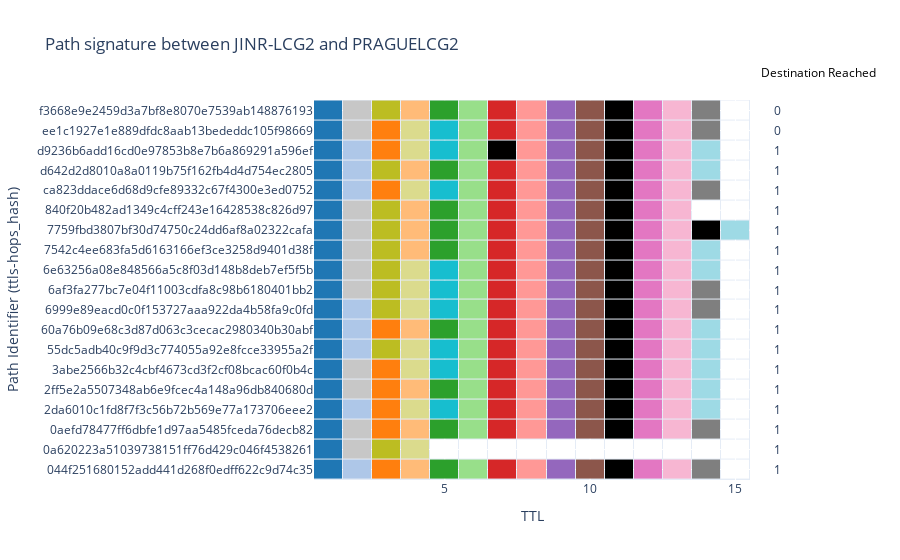

The cell this chart's notebook holds for it:
### Markdown cell above
Check a the paths between two sites. Find a trivial case to predict a missing node

### Code cell
import plot_helpers as ph
# incomplete_paths = filled_ipv4[(filled_ipv4['router']=='unknown')]['ttls-hops_hash'].sample(1).values[0]
incomplete_paths = 'd9236b6add16cd0e97853b8e7b6a869291a596ef'
sequence, src, dest, path = df[df['ttls-hops_hash']==incomplete_paths][['curr', 'src_site', 'dest_site', 'ttls-hops_hash']].sample(1).values[0]
ph.generate_plotly_heatmap_with_hover(filled_ipv4[(filled_ipv4['src_site']==src) & (filled_ipv4['dest_site']==dest)], src, dest)
print(f"Prediction made for path {path} \n Sequence: {sequence}")

### Figure 1 — Plotly figure (JSON) as saved in the notebook; plotly's stock layout.template omitted (floating-point values rounded to 4 significant figures; data arrays with more than 128 entries replaced by an {"elided": "..."} marker saying what was removed)
{"data": [{"colorscale": [[0, "#FFFFFF"], [0.05263, "rgba(31, 119, 180, 1)"], [0.1053, "rgba(174, 199, 232, 1)"], [0.1579, "rgba(255, 127, 14, 1)"], [0.2105, "rgba(255, 187, 120, 1)"], [0.2632, "rgba(44, 160, 44, 1)"], [0.3158, "rgba(152, 223, 138, 1)"], [0.3684, "rgba(214, 39, 40, 1)"], [0.4211, "rgba(255, 152, 150, 1)"], [0.4737, "rgba(148, 103, 189, 1)"], [0.5263, "rgba(140, 86, 75, 1)"], [0.5789, "black"], [0.6316, "rgba(227, 119, 194, 1)"], [0.6842, "rgba(247, 182, 210, 1)"], [0.7368, "rgba(127, 127, 127, 1)"], [0.7895, "rgba(199, 199, 199, 1)"], [0.8421, "rgba(188, 189, 34, 1)"], [0.8947, "rgba(219, 219, 141, 1)"], [0.9474, "rgba(23, 190, 207, 1)"], [1, "rgba(158, 218, 229, 1)"]], "hoverinfo": "text", "showscale": false, "text": {"elided": "19x15 str values"}, "type": "heatmap", "x": [1, 2, 3, 4, 5, 6, 7, 8, 9, 10, 11, 12, 13, 14, 15], "xgap": 1, "y": ["044f251680152add441d268f0edff622c9d74c35", "0a620223a51039738151ff76d429c046f4538261", "0aefd78477ff6dbfe1d97aa5485fceda76decb82", "2da6010c1fd8f7f3c56b72b569e77a173706eee2", "2ff5e2a5507348ab6e9fcec4a148a96db840680d", "3abe2566b32c4cbf4673cd3f2cf08bcac60f0b4c", "55dc5adb40c9f9d3c774055a92e8fcce33955a2f", "60a76b09e68c3d87d063c3cecac2980340b30abf", "6999e89eacd0c0f153727aaa922da4b58fa9c0fd", "6af3fa277bc7e04f11003cdfa8c98b6180401bb2", "6e63256a08e848566a5c8f03d148b8deb7ef5f5b", "7542c4ee683fa5d6163166ef3ce3258d9401d38f", "7759fbd3807bf30d74750c24dd6af8a02322cafa", "840f20b482ad1349c4cff243e16428538c826d97", "ca823ddace6d68d9cfe89332c67f4300e3ed0752", "d642d2d8010a8a0119b75f162fb4d4d754ec2805", "d9236b6add16cd0e97853b8e7b6a869291a596ef", "ee1c1927e1e889dfdc8aab13bededdc105f98669", "f3668e9e2459d3a7bf8e8070e7539ab148876193"], "ygap": 1, "z": {"elided": "19x15 int values"}, "zmax": 18, "zmin": -1}], "layout": {"annotations": [{"showarrow": false, "text": "1", "x": 1.05, "xanchor": "left", "xref": "paper", "y": 0, "yref": "y"}, {"showarrow": false, "text": "1", "x": 1.05, "xanchor": "left", "xref": "paper", "y": 1, "yref": "y"}, {"showarrow": false, "text": "1", "x": 1.05, "xanchor": "left", "xref": "paper", "y": 2, "yref": "y"}, {"showarrow": false, "text": "1", "x": 1.05, "xanchor": "left", "xref": "paper", "y": 3, "yref": "y"}, {"showarrow": false, "text": "1", "x": 1.05, "xanchor": "left", "xref": "paper", "y": 4, "yref": "y"}, {"showarrow": false, "text": "1", "x": 1.05, "xanchor": "left", "xref": "paper", "y": 5, "yref": "y"}, {"showarrow": false, "text": "1", "x": 1.05, "xanchor": "left", "xref": "paper", "y": 6, "yref": "y"}, {"showarrow": false, "text": "1", "x": 1.05, "xanchor": "left", "xref": "paper", "y": 7, "yref": "y"}, {"showarrow": false, "text": "1", "x": 1.05, "xanchor": "left", "xref": "paper", "y": 8, "yref": "y"}, {"showarrow": false, "text": "1", "x": 1.05, "xanchor": "left", "xref": "paper", "y": 9, "yref": "y"}, {"showarrow": false, "text": "1", "x": 1.05, "xanchor": "left", "xref": "paper", "y": 10, "yref": "y"}, {"showarrow": false, "text": "1", "x": 1.05, "xanchor": "left", "xref": "paper", "y": 11, "yref": "y"}, {"showarrow": false, "text": "1", "x": 1.05, "xanchor": "left", "xref": "paper", "y": 12, "yref": "y"}, {"showarrow": false, "text": "1", "x": 1.05, "xanchor": "left", "xref": "paper", "y": 13, "yref": "y"}, {"showarrow": false, "text": "1", "x": 1.05, "xanchor": "left", "xref": "paper", "y": 14, "yref": "y"}, {"showarrow": false, "text": "1", "x": 1.05, "xanchor": "left", "xref": "paper", "y": 15, "yref": "y"}, {"showarrow": false, "text": "1", "x": 1.05, "xanchor": "left", "xref": "paper", "y": 16, "yref": "y"}, {"showarrow": false, "text": "0", "x": 1.05, "xanchor": "left", "xref": "paper", "y": 17, "yref": "y"}, {"showarrow": false, "text": "0", "x": 1.05, "xanchor": "left", "xref": "paper", "y": 18, "yref": "y"}, {"font": {"color": "black", "size": 12}, "showarrow": false, "text": "Destination Reached", "x": 1.02, "xanchor": "left", "xref": "x domain", "y": 1.1, "yref": "paper"}], "autosize": true, "margin": {"r": 150}, "title": {"text": "Path signature between JINR-LCG2 and PRAGUELCG2"}, "xaxis": {"autorange": true, "range": [0.5, 15.5], "title": {"text": "TTL"}, "type": "linear"}, "yaxis": {"autorange": true, "range": [-0.802, 18.8], "title": {"text": "Path Identifier (ttls-hops_hash)"}, "type": "category"}}}
